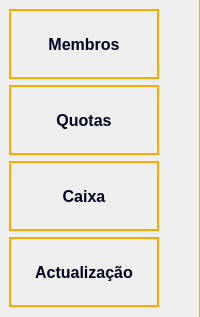
           <widget class="QFrame" name="frame_menu">
            <property name="minimumSize">
             <size>
              <width>0</width>
              <height>0</height>
             </size>
            </property>
            <property name="maximumSize">
             <size>
              <width>20000</width>
              <height>16777215</height>
             </size>
            </property>
            <property name="styleSheet">
             <string notr="true">QFrame{
border-right: 1px solid rgb(255, 170, 0);
border-bottom-right-radius: 0px;
border-top-right-radius: 0px
}
QPushButton{
color: rgb(0, 0, 34);
border: 2px solid rgb(255, 170, 0);
border-bottom-right-radius: 0px;
border-top-left-radius: 0px;
background-color: qconicalgradient(cx:0.5, cy:0.5, angle:0, stop:0 rgba(35, 40, 3, 255), stop:0.16 rgba(136, 106, 22, 255), stop:0.225 rgba(166, 140, 41, 255), stop:0.285 rgba(204, 181, 74, 255), stop:0.345 rgba(235, 219, 102, 255), stop:0.415 rgba(245, 236, 112, 255), stop:0.52 rgba(209, 190, 76, 255), stop:0.57 rgba(187, 156, 51, 255), stop:0.635 rgba(168, 142, 42, 255), stop:0.695 rgba(202, 174, 68, 255), stop:0.75 rgba(218, 202, 86, 255), stop:0.815 rgba(208, 187, 73, 255), stop:0.88 rgba(187, 156, 51, 255), stop:0.935 rgba(137, 108, 26, 255), stop:1 rgba(35, 40, 3, 255));
}
QPushButton:hover{
background-color:qconicalgradient(cx:0.472, cy:0.506, angle:0, stop:0.170455 rgba(243, 224, 152, 255), stop:0.267045 rgba(255, 227, 92, 255), stop:0.345 rgba(235, 219, 102, 255), stop:0.415 rgba(245, 236, 112, 255), stop:0.420455 rgba(209, 190, 76, 255), stop:0.494318 rgba(255, 213, 69, 255), stop:0.607955 rgba(255, 205, 10, 255), stop:0.695 rgba(254, 202, 5, 255), stop:0.744318 rgba(255, 197, 0, 255), stop:0.75 rgba(218, 202, 86, 255), stop:0.815 rgba(208, 187, 73, 255), stop:0.880682 rgba(255, 201, 48, 255), stop:1 rgba(207, 239, 0, 255))
}
QPushButton:pressed{
color: rgb(167, 117, 0);
border: 4px solid rgb(167, 117, 0);
background-color: qconicalgradient(cx:0.5, cy:0.5, angle:0, stop:0 rgba(35, 40, 3, 255), stop:0.16 rgba(136, 106, 22, 255), stop:0.225 rgba(166, 140, 41, 255), stop:0.285 rgba(204, 181, 74, 255), stop:0.345 rgba(235, 219, 102, 255), stop:0.415 rgba(245, 236, 112, 255), stop:0.52 rgba(209, 190, 76, 255), stop:0.57 rgba(187, 156, 51, 255), stop:0.635 rgba(168, 142, 42, 255), stop:0.695 rgba(202, 174, 68, 255), stop:0.75 rgba(218, 202, 86, 255), stop:0.815 rgba(208, 187, 73, 255), stop:0.88 rgba(187, 156, 51, 255), stop:0.935 rgba(137, 108, 26, 255), stop:1 rgba(35, 40, 3, 255));
}</string>
            </property>
            <property name="frameShape">
             <enum>QFrame::StyledPanel</enum>
            </property>
            <property name="frameShadow">
             <enum>QFrame::Raised</enum>
            </property>
            <layout class="QVBoxLayout" name="verticalLayout_6" stretch="1,1,1,1">
             <property name="leftMargin">
              <number>9</number>
             </property>
             <property name="topMargin">
              <number>9</number>
             </property>
             <property name="bottomMargin">
              <number>10</number>
             </property>
             <item>
              <widget class="QPushButton" name="bt_pag_membros">
               <property name="minimumSize">
                <size>
                 <width>150</width>
                 <height>70</height>
                </size>
               </property>
               <property name="maximumSize">
                <size>
                 <width>100</width>
                 <height>16777215</height>
                </size>
               </property>
               <property name="font">
                <font>
                 <pointsize>12</pointsize>
                 <weight>75</weight>
                 <bold>true</bold>
                </font>
               </property>
               <property name="text">
                <string>Membros</string>
               </property>
              </widget>
             </item>
             <item>
              <widget class="QPushButton" name="bt_pag_cotas">
               <property name="minimumSize">
                <size>
                 <width>150</width>
                 <height>70</height>
                </size>
               </property>
               <property name="maximumSize">
                <size>
                 <width>100</width>
                 <height>16777215</height>
                </size>
               </property>
               <property name="font">
                <font>
                 <pointsize>12</pointsize>
                 <weight>75</weight>
                 <bold>true</bold>
                </font>
               </property>
               <property name="text">
                <string>Quotas</string>
               </property>
              </widget>
             </item>
             <item>
              <widget class="QPushButton" name="bt_pag_caixa">
               <property name="minimumSize">
                <size>
                 <width>150</width>
                 <height>70</height>
                </size>
               </property>
               <property name="maximumSize">
                <size>
                 <width>100</width>
                 <height>16777215</height>
                </size>
               </property>
               <property name="font">
                <font>
                 <pointsize>12</pointsize>
                 <weight>75</weight>
                 <bold>true</bold>
                </font>
               </property>
               <property name="text">
                <string>Caixa</string>
               </property>
              </widget>
             </item>
             <item>
              <widget class="QPushButton" name="bt_pag_actualiza">
               <property name="minimumSize">
                <size>
                 <width>150</width>
                 <height>70</height>
                </size>
               </property>
               <property name="maximumSize">
                <size>
                 <width>100</width>
                 <height>16777215</height>
                </size>
               </property>
               <property name="font">
                <font>
                 <pointsize>12</pointsize>
                 <weight>75</weight>
                 <bold>true</bold>
                </font>
               </property>
               <property name="text">
                <string>Actualização</string>
               </property>
              </widget>
             </item>
            </layout>
           </widget>
